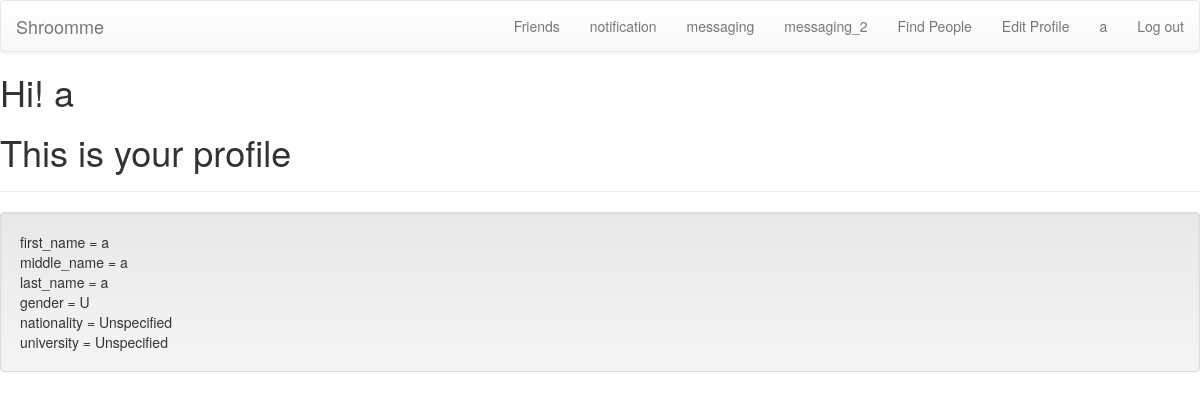
/myprofile/ (signed in), run on the app's committed database.
### userprofile/models.py (models this page shows)
class Profile(models.Model):
	id = models.UUIDField(primary_key=True, default=uuid.uuid4, editable=False)
	user = models.OneToOneField(settings.AUTH_USER_MODEL,blank = False,null = False)	#user_id --> in dictionary
	first_name = models.CharField(max_length=50,blank=False,null=False,default = "Unspecified")
	middle_name = models.CharField(max_length=50,null=True,blank=True,default = "Unspecified")
	last_name = models.CharField(max_length=50,null=True,blank=True,default = "Unspecified")
	nationality = models.CharField(max_length=50,null=True,blank=True,default = "Unspecified")
	university = models.CharField(max_length=50,null=True,blank=True,default = "Unspecified")
	gender = models.CharField(max_length=1,choices=constants.GENDER_CHOICES,default='U')
	private = models.BooleanField(default = False)
	profile_image = models.ImageField(upload_to=get_image_path, blank=True, null=True)

### userprofile/views.py (the view)
# urls.py: url(r'^myprofile/$','userprofile.views.myprofile',name='myprofile'),
def myprofile(request):
	print "login-request:"
	print request
	if request.user.is_authenticated():
		myuser = request.user
		result = Profile.objects.filter(user = request.user).values() #SELECT ALL FROM PROFILE WHERE USER = MYUSER
		context = {"result":result}
		return render(request,'myprofile.html',context)
	else:
		return redirect(gethome())

### templates/myprofile.html
{% load staticfiles %}
<html>
	<body>
		<link rel="stylesheet" href="{% static "myprofile.css" %}">
		{% include 'navbar.html' %}
		<h1>Hi! {{ user.username }}</h1>
		<h1> This is your profile </h1>
		<hr>
		<div class = "well">
			{% for myprofile in result %}
				first_name = {{myprofile.first_name}}<br>
				middle_name = {{myprofile.middle_name}}<br>
				last_name = {{myprofile.last_name}}<br>
				gender = {{myprofile.gender}}<br>
				nationality = {{myprofile.nationality}}<br>
				university = {{myprofile.university}}<br>
			{% endfor %}
		</div>
	</body>
</html>

### templates/navbar.html (shortened to what this page needs)
<!DOCTYPE html>
<html>
	<head>
	<link rel="stylesheet" href="https://maxcdn.bootstrapcdn.com/bootstrap/3.3.5/css/bootstrap.min.css">
	<link rel="stylesheet" href="https://maxcdn.bootstrapcdn.com/bootstrap/3.3.5/css/bootstrap-theme.min.css">
	<link rel="stylesheet" href="">
	</head>
	<body>
    <nav class="navbar navbar-default">
    	<div class = "container-fluid">
			<div class="navbar-brand">
				Shroomme
			</div>
			<ul class="nav navbar-nav navbar-right">
				{% if user.is_authenticated %}
			        <li class = "navbar-menu"><a href="../show_friends/"> Friends</a></li>
					<li class = "navbar-menu"><a href="../notification/">notification</a></li>
					<li class = "navbar-menu"><a href="../messaging/">messaging</a></li>
					<li class = "navbar-menu"><a href="../messaging_2/">messaging_2</a></li>
					<li class = "navbar-menu"><a href="../find_people/">Find People</a></li>
			        <li class = "navbar-menu"><a href="../edit_profile/"> Edit Profile</a></li>
			        <li class = "navbar-menu"><a> {{user.username}}</a></li>
			        <li class = "navbar-menu" id = "logout-button"><a href="../logout/">Log out</a></li>
		        {% else %}
		        	<li class = "navbar-menu"><a href="/find_people/">Find People</a></li>
			        <li class = "navbar-menu"><a href="" data-toggle="modal" data-target="#log-in-modal">Log in</a></li>
			        <li class = "navbar-menu"><a href="" data-toggle="modal" data-target="#sign-up-modal">Sign up</a></li>
			    {% endif %}
  			</ul>
      	</div>
		</nav>
	</body>
</html>

### static/myprofile.css (style rules this page uses)
body { background-color: #b0c4de; }

### data on the page
Profile: first_name "a", middle_name "a", last_name "a", gender "U", nationality "Unspecified", university "Unspecified"

### other printed values
{{ user.username }} "a"
